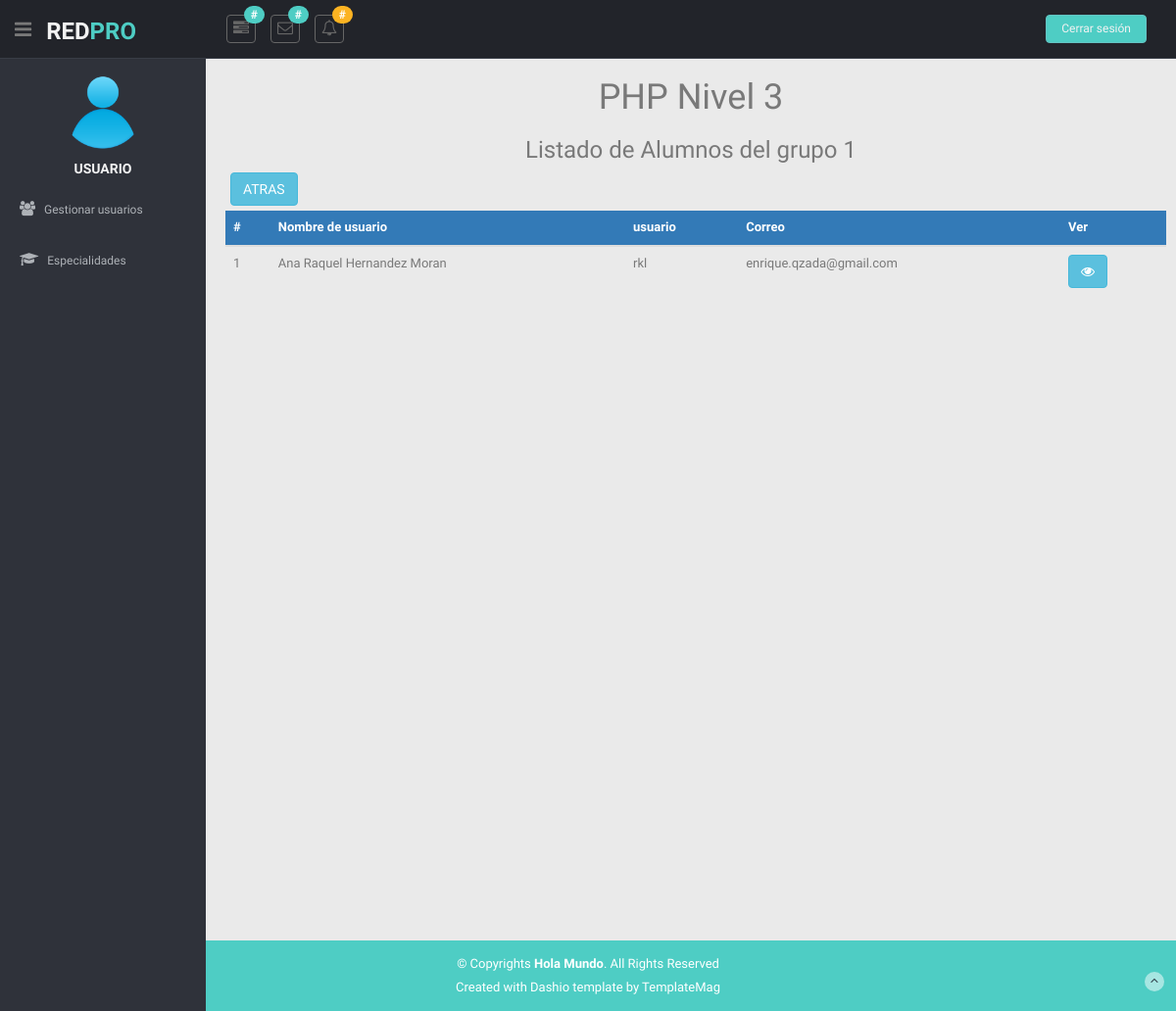
Screenshot of /grupo/PHP/3/1 with the database file from the repository.
### tables this page shows
CREATE TABLE `tab_login` (
  `id_login` int(10) NOT NULL,
  `usuario_login` varchar(45) NOT NULL,
  `contrasenia_login` varchar(250) NOT NULL,
  `rol_login` varchar(50) NOT NULL,
  `id_usuario` int(10) NOT NULL
);

CREATE TABLE `tab_usuario` (
  `id_usuario` int(10) NOT NULL,
  `nombre_usuario` varchar(75) NOT NULL,
  `apellido_usuario` varchar(75) NOT NULL,
  `genero_usuario` varchar(10) DEFAULT NULL,
  `dui_usuario` varchar(15) DEFAULT NULL,
  `nit_usuario` varchar(30) DEFAULT NULL,
  `licencia_usuario` varchar(50) DEFAULT NULL,
  `carnet_menor_usuario` int(10) DEFAULT NULL,
  `correo_usuario` varchar(100) DEFAULT NULL,
  `telefono1_usuario` varchar(15) DEFAULT NULL,
  `telefono2_usuario` varchar(15) DEFAULT NULL,
  `direccion_usuario` varchar(255) DEFAULT NULL,
  `cargo_usuario` varchar(255) DEFAULT NULL,
  `especialidad_usuario` varchar(150) DEFAULT NULL,
  `grupo_usuario` varchar(10) DEFAULT NULL,
  `nivel_usuario` varchar(20) DEFAULT NULL,
  `tipo_sangre_usuario` varchar(10) DEFAULT NULL,
  `estado_usuario` varchar(25) DEFAULT NULL,
  `fecha_nacimiento_usuario` date DEFAULT NULL,
  `fecha_inicio_pasantia` date DEFAULT NULL,
  `fecha_fin_pasantia` date DEFAULT NULL,
  `id_oferta` int(10) DEFAULT NULL,
  `imagen_perfil` varchar(1000) DEFAULT NULL
);

### application/controllers/Root_controller.php (called while the page is built, shortened)
<?php
class Root_controller extends CI_Controller
{
	function __construct()
	{
		$this->load->model('Root_model','root');
	}
	public function grupo($especialidad,$nivel,$grupo)
	{
		$datos['especialidad'] = $especialidad;
		$datos['nivel'] = $nivel;
		$datos['grupo'] = $grupo;
		$datos['lista'] = $this->root->lista($especialidad,$nivel,$grupo);
		$this->load->view('componentes/header/Header_view');
		$this->load->view('componentes/nav/Nav_view');
		$this->load->view('componentes/panel/Root_view');
		$this->load->view('root/Grupos_view',$datos);
		$this->load->view('componentes/footer/Footer_view');
		$this->load->view('root/script/script_grupo');
	}
}

### index.php (called while the page is built, shortened)
<?php
require_once BASEPATH.'core/CodeIgniter.php';

### application/models/Root_model.php (called while the page is built, shortened)
<?php
	class Root_model extends CI_Model
	{
		public function lista($especialidad,$nivel,$grupo)
		{
			$this->db->select('l.usuario_login,l.rol_login,u.nombre_usuario,u.apellido_usuario,u.correo_usuario,u.id_usuario');
			$this->db->from('tab_usuario u');
			$this->db->join('tab_login l','l.id_usuario=u.id_usuario');
			$this->db->where('especialidad_usuario',$especialidad);
			$this->db->where('grupo_usuario',$grupo);
			$this->db->where('nivel_usuario',$nivel);
			$this->db->where('estado_usuario','activo');
			$query = $this->db->get();
			if($query->num_rows() > 0)
			{
				return $query->result();
			}
			else
			{
				return false;
			}
		}
	}

### application/views/root/Grupos_view.php (the view, shortened to what this page needs)
<center>
	<h1><?php echo $especialidad ?> Nivel <?php echo $nivel ?></h1>
	<h3>Listado de Alumnos del grupo <?php echo $grupo?></h3>
</center>
<div style="margin-left: 10px" class="row">
	<a class="btn btn-info" href="<?php echo base_url('nivel/'.$especialidad) ?>">ATRAS</a>
</div>
<?php if($lista != false) { $i=1; ?>
<table style="margin: 5px" id="tabla" class="table">
	<thead style="background-color: #337ab7; color: #fff">
		<tr>
			<th>#</th>
			<th>Nombre de usuario</th>
			<th>usuario</th>
			<th>Correo</th>
			<th>Ver</th>
		</tr>
	</thead>
	<tbody>
		<?php foreach ($lista as $key) {?>
		<tr>
			<td><?php echo $i++; ?></td>
			<td> <?php echo $key->nombre_usuario .' '.$key->apellido_usuario ?> </td>
			<td> <?php echo $key->usuario_login ?> </td>
			<td> <?php echo $key->correo_usuario ?> </td>
			<td> <a class="btn btn-info" onclick="ver_grupo(<?php echo $key->id_usuario; ?>,'<?php echo $key->rol_login; ?>')" href="javascript:;"><i class="fa fa-eye"></i></a> </td>
		</tr>
		<?php } ?>
	</tbody>
</table>
<?php }else{ ?>
<center>
	<h1>La base de datos esta vacia</h1>
</center>
<?php } ?>

### assets/css/style.css (style rules this page uses)
body { color: #797979; background: #eaeaea; font-family: 'Ruda', sans-serif; padding: 0px !important; margin: 0px !important; font-size:13px; }
a, a:hover, a:focus { text-decoration: none; outline: none; }

### rows the page displays
tab_login: id_usuario.nombre_usuario "Ana Raquel", id_usuario.apellido_usuario "Hernandez Moran", usuario_login "rkl", id_usuario.correo_usuario "enrique.qzada@gmail.com"

### other values shown
$especialidad "PHP"
$nivel "3"
$grupo "1"
